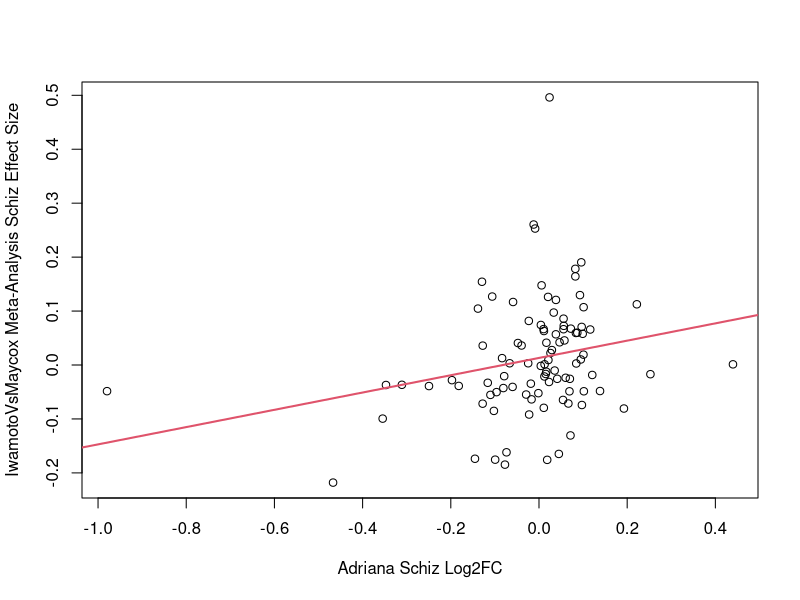

The R script that drew this image:
#Iwamoto Vs Maycox Meta Analysis Vs Adriana
library(plyr)

#Reading in non-meta analysis results
setwd("C:/Users/Frosty/Desktop/Research/Summer 2021 Frontal Pole Research/FrontalPole_Microarray/IwaCox")

AdrianaResults_vs_IwamotoAndMaycoxResults_noMetaAnalysisResults<-read.csv("AdrianaResults_vs_IwamotoAndMaycox.csv", stringsAsFactors = FALSE)

#reading in the meta analysis results
setwd("C:/Users/Frosty/Desktop/Research/Summer 2021 Frontal Pole Research/FrontalPole_Microarray/IwaCox_MetaAnalysis/Output")
IwaCox_SchizMetaResults<-read.csv("RMAOutputForIwamotoVsMaycoxSchizResults.csv", stringsAsFactors = FALSE)
IwaCox_SchizMetaResults<-subset(IwaCox_SchizMetaResults, select=-X)
colnames(IwaCox_SchizMetaResults)<-paste("IwamotoVsMaycoxMetaResults_", colnames(IwaCox_SchizMetaResults), sep="")
colnames(IwaCox_SchizMetaResults)[5]<-"EntrezGeneID"
colnames(IwaCox_SchizMetaResults)[6]<-"GeneSymbol"

#Joining the datasets
setwd("C:/Users/Frosty/Desktop/Research/Summer 2021 Frontal Pole Research/FrontalPole_Microarray/IwamotoVsMaycoxMetaAnalysisVsAdriana")

AllDataSets<-join(AdrianaResults_vs_IwamotoAndMaycoxResults_noMetaAnalysisResults, IwaCox_SchizMetaResults, by="GeneSymbol", type="inner", match="all")
write.csv(AllDataSets, "AdrianaResults_Plus_IwamotoAndMaycoxResults_Plus_MetaAnalysisResults.csv")


#Schiz Scatterplots using Log2FC from Adriana's data and effect size estimate from the IwamotoVsMaycox meta-analysis results
pdf("Scatterplot_IwamotoMaycoxMetaAnalysisvsAdriana_Schiz_LogFC.pdf", width=5, height=5)
plot(AllDataSets$IwamotoVsMaycoxMetaResults_b~AllDataSets$Adriana_Diagnosis_Schiz_PostHocSummary_MLM_Beta, xlab="Adriana Schiz Log2FC", ylab="IwamotoVsMaycox Meta-Analysis Schiz Effect Size")
TempLine<-lm(AllDataSets$IwamotoVsMaycoxMetaResults_b~AllDataSets$Adriana_Diagnosis_Schiz_PostHocSummary_MLM_Beta)
abline(TempLine, col=2, lwd=2)
dev.off()

summary.lm(TempLine)

# Call:
# lm(formula = AllDataSets$IwamotoVsMaycoxMetaResults_b ~ AllDataSets$Adriana_Diagnosis_Schiz_PostHocSummary_MLM_Beta)
# 
# Residuals:
#   Min       1Q   Median       3Q      Max 
# -0.19194 -0.05946 -0.01010  0.04619  0.47910 
# 
# Coefficients:
#   Estimate Std. Error t value Pr(>|t|)  
# (Intercept)                                                  0.01314    0.01060   1.239   0.2184  
# AllDataSets$Adriana_Diagnosis_Schiz_PostHocSummary_MLM_Beta  0.16026    0.06625   2.419   0.0175 *
#   ---
#   Signif. codes:  0 ‘***’ 0.001 ‘**’ 0.01 ‘*’ 0.05 ‘.’ 0.1 ‘ ’ 1
# 
# Residual standard error: 0.103 on 93 degrees of freedom
# Multiple R-squared:  0.0592,	Adjusted R-squared:  0.04908 
# F-statistic: 5.852 on 1 and 93 DF,  p-value: 0.01751